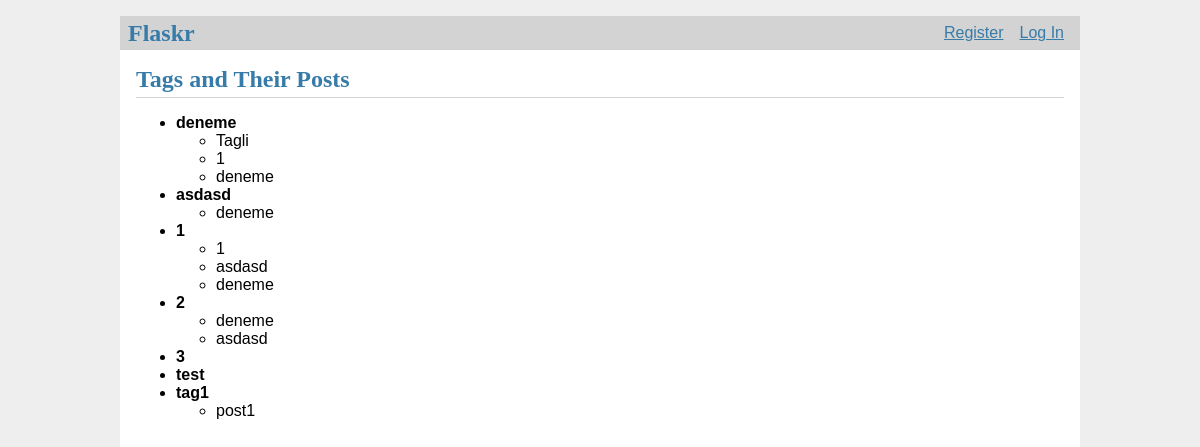
The app's page /tags, older data.
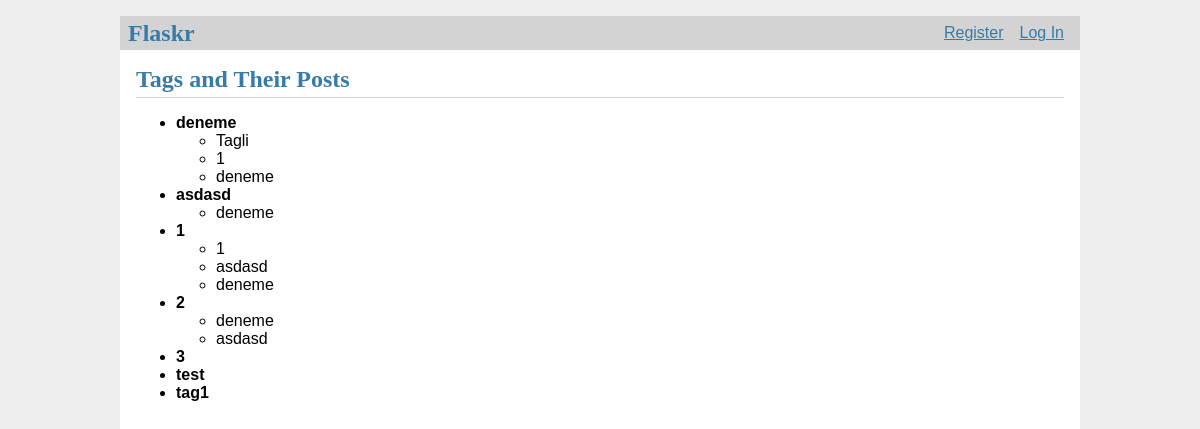
The same page, newer data.
### flaskr/models.py (models this page shows, shortened)
class Tags(db.Model):
    __tablename__ = "tags"
    id: Mapped[int] = mapped_column(primary_key=True, autoincrement=True)
    name: Mapped[str] = mapped_column(String(30), unique=True, nullable=False)
    post: Mapped[List["Post"]] = relationship(secondary= "tags_post", back_populates="tags")

class Post(db.Model):
    __tablename__ = "post"
    id: Mapped[int] = mapped_column(primary_key=True, autoincrement=True)
    created: Mapped[DateTime] = mapped_column(DateTime, nullable=False, default=func.now())
    title: Mapped[str] = mapped_column(String(100), nullable=False)
    body: Mapped[str] = mapped_column(String(300), nullable=False)
    likes: Mapped[int] = mapped_column(Integer, default=0, nullable=False)
    author_id: Mapped[int] = mapped_column(ForeignKey("user.id"), nullable=False)
    author: Mapped["User"] = relationship(back_populates="posts")
    liked_posts: Mapped[List["LikedPosts"]] = relationship(back_populates="post")
    tags: Mapped[List["Tags"]] = relationship(secondary= "tags_post", back_populates="post")

### flaskr/blog.py (the view)
@bp.route('/tags', methods=['GET'])
def get_tags():
    tags = db.session.execute(db.select(Tags)).scalars().all()
    return render_template('blog/tag.html', tags=tags)

### flaskr/templates/blog/tag.html (shortened to what this page needs)
{% extends 'base.html' %}
{% block header %}
  <h1>Tags and Their Posts</h1>
{% endblock %}
{% block content %}
  <ul>
    {% for tag in tags %}
      <li>
        <strong>{{ tag.name }}</strong>
        <ul>
          {% for post in tag.post %}
            <li>{{post.title}}</li>
          {% endfor %}
        </ul>
      </li>
    {% endfor %}
  </ul>
{% endblock %}

### flaskr/templates/base.html (shortened to what this page needs)
<!doctype html>
<link rel="stylesheet" href="{{ url_for('static', filename='style.css') }}">
<nav>
  <h1>Flaskr</h1>
  <ul>
    {% if username  %}
      <li><span>{{ username  }}</span>
      <li><a href="{{ url_for('auth.logout') }}">Log Out</a>
      <li><a href="{{ url_for('blog.get_tags') }}">Tags</a></li>
    {% else %}
      <li><a href="{{ url_for('auth.register') }}">Register</a>
      <li><a href="{{ url_for('auth.login') }}">Log In</a>
    {% endif %}
  </ul>
</nav>
<section class="content">
  <header>
    {% block header %}{% endblock %}
  </header>
  {% block content %}{% endblock %}
</section>

### flaskr/static/style.css (style rules this page uses)
h1, h2, h3, h4, h5, h6 { font-family: serif; color: #377ba8; margin: 1rem 0; }
a { color: #377ba8; }
nav { background: lightgray; display: flex; align-items: center; padding: 0 0.5rem; }
nav h1 { flex: auto; margin: 0; }
nav ul { display: flex; list-style: none; margin: 0; padding: 0; }
nav ul li a, nav ul li span, header .action { display: block; padding: 0.5rem; }
.content { padding: 0 1rem 1rem; }
.content > header { border-bottom: 1px solid lightgray; display: flex; align-items: flex-end; }
.content > header h1 { flex: auto; margin: 1rem 0 0.25rem 0; }
.content:last-child { margin-bottom: 0; }

Row changes from the older to the newer data that the page shows:
changed Tags "tag1": loses Post (title "post1")
